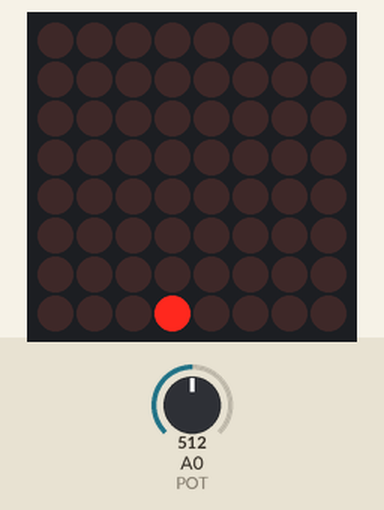
Simulated run of this sketch. Board: Arduino Uno, built with avr-gcc and run on an emulated ATmega328P. Shown: 8×8 LED matrix. The test bench sets the inputs (shaded band); at power-on: A0 (POT) = 512.

Above: at 2.4 s.
2.5 s: A0 (POT) set to 900
At 2.81 s:
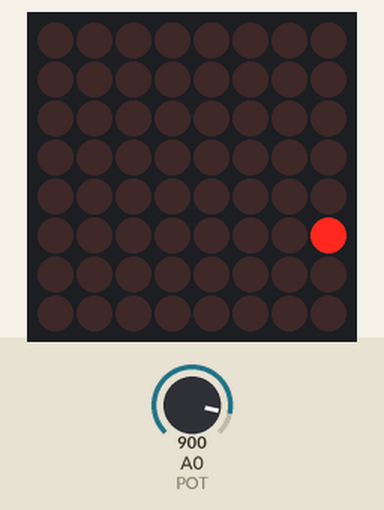
5.1 s: A0 (POT) set to 1023
At 5.9 s:
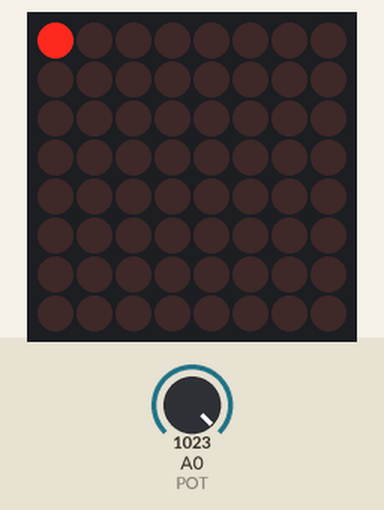

The sketch:

sketch_nov15a_Ver_7.1.ino
```cpp
//We always have to include the library
#include "LedControl.h"

LedControl lc=LedControl(12,11,10,1);

const int POT=0;
int val = 0;
int dt = 33;

/* we always wait a bit between updates of the display */
unsigned long delaytime=100;

void setup() {


  Serial.begin(9600);
  /*
   The MAX72XX is in power-saving mode on startup,
   we have to do a wakeup call
   */
  lc.shutdown(0,false);
  /* Set the brightness to a medium values */
  lc.setIntensity(0,8);
  /* and clear the display */
  lc.clearDisplay(0);
}


void f01() {


//Desce
for(int row=0;row<8;row++){

      lc.setLed(0,row,0,true);
      delay(dt);
      lc.setLed(0,row,0,false);
      delay(dt);
}


//Direita
for(int col=1;col<8;col++){

      lc.setLed(0,7,col,true);
      delay(dt);
      lc.setLed(0,7,col,false);
      delay(dt);
}

//Sobe
for(int row=6;row>=0;row--){

      lc.setLed(0,row,7,true);
      delay(dt);
      lc.setLed(0,row,7,false);
      delay(dt);

}

//Esquerda
for(int col=7;col>0;col--){

      lc.setLed(0,0,col,true);
      delay(dt);
      lc.setLed(0,0,col,false);
      delay(dt);


}


      }


void loop() {


  dt = analogRead(POT);
  delay(100);
  dt = 10 + dt/30;
  f01();


}
```
